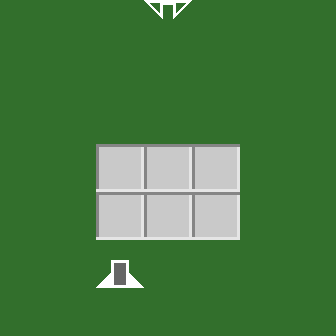

The image is a tile-based game level rendered from a .tmx file. Its description and complete source (layers, tilesets, objects, tile grids) follow:
An orthogonal 7x7 tile map with 48x48 px tiles, 2 tile layers (Colors, Tiles).

<map version="1.0" orientation="orthogonal" renderorder="right-down" width="7" height="7" tilewidth="48" tileheight="48">
 <properties>
  <property name="availableTiles" value="0, 1, 2, 3, 2, 1" />
 </properties>
 <tileset firstgid="1" source="tiles.tsx" />
 <layer name="Colors" width="7" height="7">
  <data encoding="csv">
41,41,41,41,41,41,41,
41,41,41,41,41,41,41,
41,41,41,41,41,41,41,
41,41,41,41,41,41,41,
41,41,41,41,41,41,41,
41,41,41,41,41,41,41,
41,41,41,41,41,41,41
</data>
 </layer>
 <layer name="Tiles" width="7" height="7">
  <data encoding="csv">
1,1,1,11,1,1,1,
1,1,1,1,1,1,1,
1,1,1,1,1,1,1,
1,1,4,4,4,1,1,
1,1,4,4,4,1,1,
1,1,5,1,1,1,1,
1,1,1,1,1,1,1
</data>
 </layer>
</map>